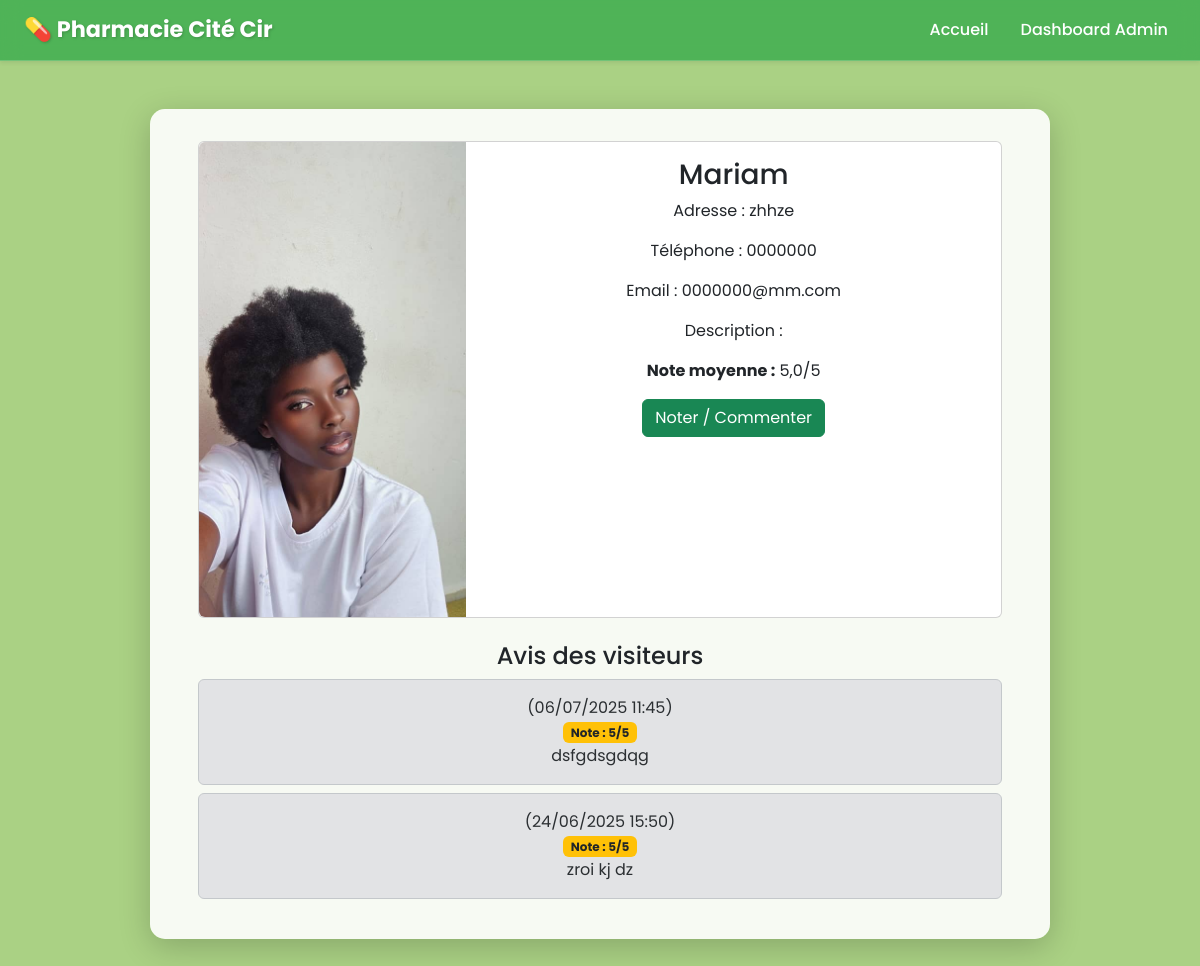
Page /pharmacien/2/ on the committed database.
### pharmacie_app/models.py (models this page shows, shortened)
class Pharmacien(models.Model):
    nom = models.CharField(max_length=100)
    adresse = models.CharField(max_length=255)
    telephone = models.CharField(max_length=20)
    email = models.EmailField(unique=True)
    image = models.ImageField(upload_to='pharmaciens/', blank=True, null=True)
    description = models.TextField(blank=True)
    date_ajout = models.DateTimeField(auto_now_add=True)
    def moyenne_notes(self):
        avis = self.avis_set.all()
        if avis.exists():
            return round(sum([a.note for a in avis]) / avis.count(), 2)
        return None

class Avis(models.Model):
    pharmacien = models.ForeignKey(Pharmacien, on_delete=models.CASCADE)
    auteur = models.CharField(max_length=100)
    note = models.PositiveSmallIntegerField(choices=[(i, i) for i in range(1, 6)])
    commentaire = models.TextField()
    date_ajout = models.DateTimeField(auto_now_add=True)

### pharmacie_app/views.py (the view)
# urls.py: path('pharmacien/<int:pk>/', views.detail_pharmacien, name='detail_pharmacien'),
def detail_pharmacien(request, pk):
    pharmacien = get_object_or_404(Pharmacien, pk=pk)
    avis = pharmacien.avis_set.order_by('-date_ajout')
    return render(request, 'pharmacie_app/detail_pharmacien.html', {'pharmacien': pharmacien, 'avis': avis})

### pharmacie_app/templates/pharmacie_app/detail_pharmacien.html (shortened to what this page needs)
{% extends 'pharmacie_app/base.html' %}
{% block content %}
<div class="card mb-4">
    <div class="row g-0">
        {% if pharmacien.image %}
        <div class="col-md-4">
            <img src="{{ pharmacien.image.url }}" class="img-fluid rounded-start" alt="Photo de {{ pharmacien.nom }}">
        </div>
        {% endif %}
        <div class="col-md-8">
            <div class="card-body">
                <h3 class="card-title">{{ pharmacien.nom }}</h3>
                <p class="card-text">Adresse : {{ pharmacien.adresse }}</p>
                <p class="card-text">Téléphone : {{ pharmacien.telephone }}</p>
                <p class="card-text">Email : {{ pharmacien.email }}</p>
                <p class="card-text">Description : {{ pharmacien.description }}</p>
                <p class="card-text"><strong>Note moyenne :</strong> {{ pharmacien.moyenne_notes|default:'Non noté' }}/5</p>
                <a href="{% url 'noter_pharmacien' pharmacien.pk %}" class="btn btn-success">Noter / Commenter</a>
            </div>
        </div>
    </div>
</div>
<h4>Avis des visiteurs</h4>
{% if avis %}
    {% for a in avis %}
        <div class="alert alert-secondary mb-2">
            <strong>{{ a.auteur }}</strong> ({{ a.date_ajout|date:'d/m/Y H:i' }})<br>
            <span class="badge bg-warning text-dark">Note : {{ a.note }}/5</span><br>
            {{ a.commentaire }}
        </div>
    {% endfor %}
{% else %}
    <p>Aucun avis pour ce pharmacien.</p>
{% endif %}
{% endblock %}

### pharmacie_app/templates/pharmacie_app/base.html (style rules this page uses)
body { background: #aad184; font-family: 'Poppins', sans-serif; background-size: cover; background-attachment: fixed; overflow-x: hidden; }

### rows in the picture
Pharmacien: image (picture), nom "Mariam", adresse "zhhze", telephone "0000000", email "0000000@mm.com", moyenne_notes "5,0"
Avis: date_ajout "06/07/2025 11:45", note "5", commentaire "dsfgdsgdqg"
Avis: date_ajout "24/06/2025 15:50", note "5", commentaire "zroi kj dz"
